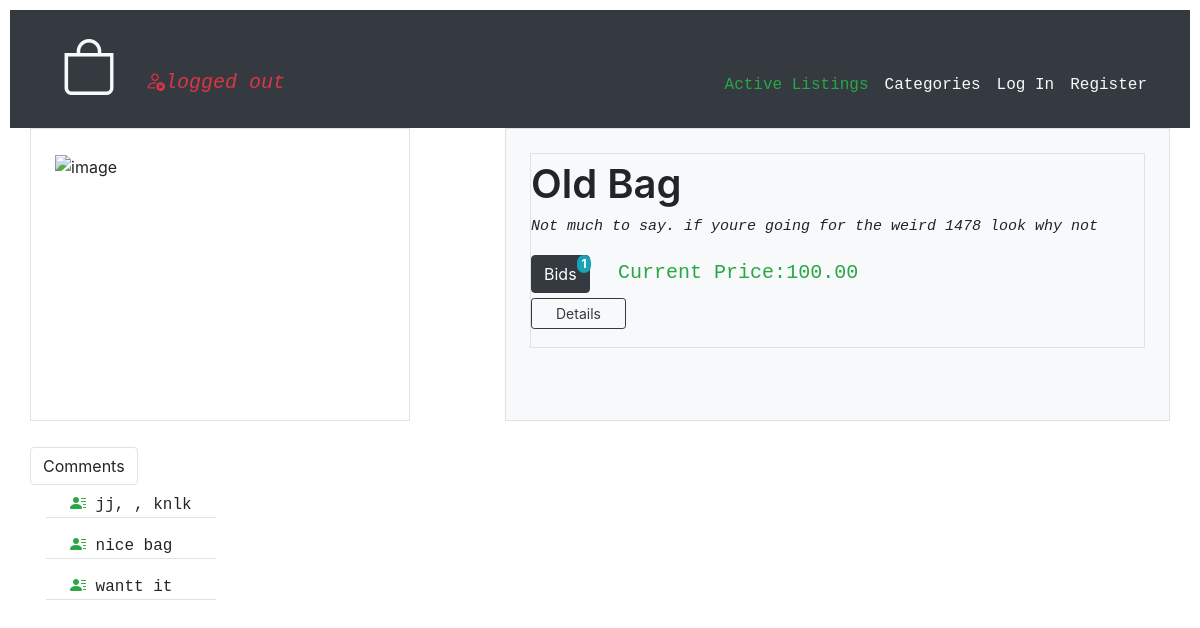
Page /listing/15 on the committed database.
### auctions/models.py (models this page shows, shortened)
class Listing(models.Model):
    title = models.CharField(max_length=64)
    description = models.CharField(max_length=200)
    price =models.FloatField()
    active = models.BooleanField(default=True)
    bid_number = models.IntegerField(default=0)
    user = models.ForeignKey(User,on_delete=models.CASCADE,related_name="listings")
    ListingImageUrl = models.CharField(max_length=200,blank=True)
    created = models.DateField(default=timezone.now)

class Comment(models.Model):
    comments = models.CharField(max_length=200)
    listing = models.ForeignKey(Listing,on_delete=models.CASCADE,related_name="comments")
    def __str__(self):
        return f"{self.comments}"

### auctions/views.py (the view, shortened to what this page needs)
# urls.py: path("listing/<int:id>",views.listing_info,name="ListingInfo"),
def listing_info(request,id):
    listing = Listing.objects.filter(pk=id)
    if not listing:
        return HttpResponseRedirect(reverse("index"))
    listing = listing[0]
    category_name  = Category.objects.filter(listing=listing)
    if category_name:
        category_name = category_name[0]
    comments = Comment.objects.filter(listing=listing).order_by("comments")
    if request.user.is_authenticated:
         watchlist = Watchlist.objects.filter(user=request.user)
    if not request.user.is_authenticated:
        return render(request,"auctions/listing.html",{
        "listing":listing,
        "category":category_name,
        "comments":comments,
    })

### auctions/templates/auctions/listing.html (shortened to what this page needs)
{% extends 'auctions/layout.html' %}
{% block body %}
    <div class="container overflow-hidden">
        <div class="row justify-content-between">
            <div class="col-md-4 border p-4">
                <div>
                    <img src="{{listing.ListingImageUrl}}"  height="300" width="300" alt= "image">
                </div>
            </div>
            <div class="col-md-7 border bg-light p-4">
                <div class="border bg-light listing_item mb-5 ">
                    <p class="listing-title ">{{listing.title}}</p>
                    <p class="text-break description fw-light"><i>{{listing.description}}</i></p>
                    <div class="text-success">
                        <button type="button" class="btn btn-dark  position-relative">
                            Bids
                            <span class="position-absolute top-0 start-100 translate-middle badge rounded-pill bg-info">
                                {{listing.bid_number}}
                            </span>
                         </button>
                        <span class="mx-4 listing-price" >Current Price:{{listing.price}}0</span>
                    </div>
                    <div class="accordian" id="Details">
                        <div class="accordion-item">
                            <h2 class="" id="headingOne">
                              <button class="btn btn-sm  px-4 btn-outline-dark" type="button" data-bs-toggle="collapse" data-bs-target="#detail" aria-expanded="true" aria-controls="collapseOne">
                               Details</i>
                            </h2>
                    </div>
                </div>
            </div>
        </div>
        <div class="accordian mt-4" id="Comments">
            <div class="accordion-item">
                <h2 class="" id="headingOne">
                  <button class="btn btn-l border" type="button" data-bs-toggle="collapse" data-bs-target="#comment" aria-expanded="true" aria-controls="collapseOne">
                   Comments
                </h2>
                <div id="comment" class="accordion-collapse collapse show " aria-labelledby="headingOne" data-bs-parent="#Comments">
                  <div class="accordion-body">
                    {% for comment in comments %}
                     <p class="comments mx-3  mb-3  border-bottom  px-4"><i class="bi bi-person-lines-fill text-success"></i>  {{comment}}</p>
                    {% endfor %}
                  </div>
              </div>
        </div>
    </div>
{% endblock body %}

### auctions/static/auctions/styles.css (style rules this page uses)
body { padding: 10px; }
.description { font-weight:300; font-family:monospace; font-size:15px ; }
.listing-price { font-size: 20px; font-family:monospace; }
.listing-title { font-weight:600; font-size: 40px; margin-bottom: 2px; }
.listing_item { color: inherit; display: block; }
.comments { font-family: monospace; margin-bottom: 2px; }

### rows in the picture
Listing: title "Old Bag", description "Not much to say. if youre going for the weird 1478 look why not", bid_number "1", price "100.0"
Comment: comments "jj, , knlk"
Comment: comments "nice bag"
Comment: comments "wantt it"
